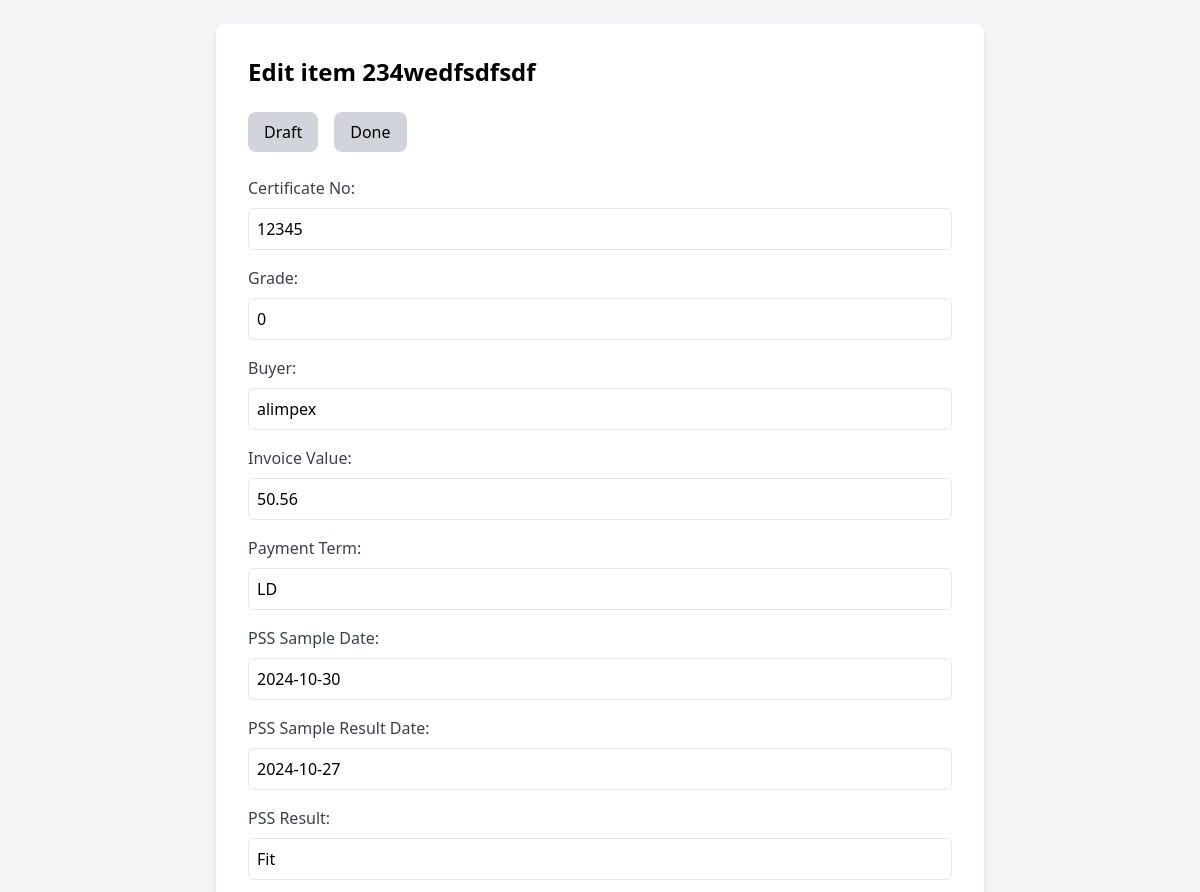
/edit/234wedfsdfsdf (upper part), run on an earlier commit of the app's database.
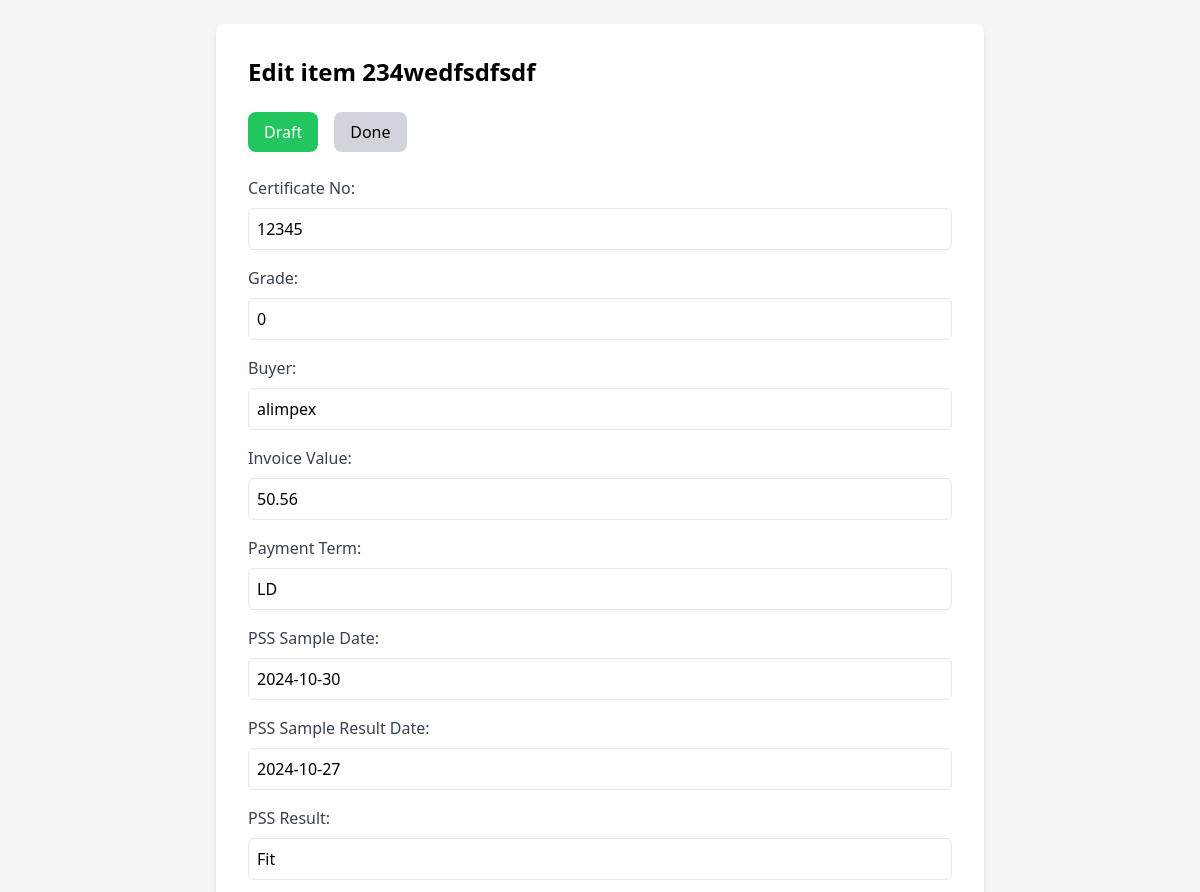
And on a later commit of the database.
### app.py (the view, shortened to what this page needs)
@app.route('/edit/<string:contract_no>', methods=['GET', 'POST'])
def edit_item(contract_no):
    form_data = FormData.query.filter_by(contract_no=contract_no).first()
    return render_template('edit_form.html', form_data=form_data)

### templates/edit_form.html (shortened to what this page needs)
<!DOCTYPE html>
<html lang="en">
<head>
    <script src="https://cdn.tailwindcss.com"></script>
</head>
<body class="bg-gray-100 p-6">
    <form method="POST" enctype="multipart/form-data" class="max-w-3xl mx-auto bg-white p-8 rounded-lg shadow-md">
        <h2 class="text-2xl font-bold mb-6">Edit item {{form_data.contract_no}}</h2>
        <div class="flex mb-6">
            <div class="cursor-pointer px-4 py-2 rounded-lg text-center mr-4 {{ 'bg-green-500 text-white' if form_data.status == 'Draft' else 'bg-gray-300' }}" id="draft-status" onclick="setStatus('Draft')">
                Draft
            </div>
            <div class="cursor-pointer px-4 py-2 rounded-lg text-center {{ 'bg-green-500 text-white' if form_data.status == 'Done' else 'bg-gray-300' }}" id="done-status" onclick="setStatus('Done')">
                Done
            </div>
        </div>
        <div class="grid grid-cols-1 gap-4">
            <div>
                <label for="cert_no" class="block font-medium text-gray-700">Certificate No:</label>
                <input type="text" name="cert_no" value="{{ form_data.cert_no }}" class="w-full mt-2 p-2 border rounded-md" required>
            </div>
            <div>
                <label for="grade" class="block font-medium text-gray-700">Grade:</label>
                <input type="text" name="grade" value="{{ form_data.grade }}" class="w-full mt-2 p-2 border rounded-md" required>
            </div>
            <div>
                <label for="buyer" class="block font-medium text-gray-700">Buyer:</label>
                <input type="text" name="buyer" value="{{ form_data.buyer }}" class="w-full mt-2 p-2 border rounded-md" required>
            </div>
            <div>
                <label for="invoice_value" class="block font-medium text-gray-700">Invoice Value:</label>
                <input type="number" name="invoice_value" value="{{ form_data.invoice_value }}" class="w-full mt-2 p-2 border rounded-md" required>
            </div>
            <div>
                <label for="payment_term" class="block font-medium text-gray-700">Payment Term:</label>
                <input type="text" name="payment_term" value="{{ form_data.payment_term }}" class="w-full mt-2 p-2 border rounded-md" required>
            </div>
            <div>
                <label for="pss_sample_date" class="block font-medium text-gray-700">PSS Sample Date:</label>
                <input type="text" name="pss_sample_date" value="{{ form_data.pss_sample_date }}" class="w-full mt-2 p-2 border rounded-md" required>
            </div>
            <div>
                <label for="pss_sample_result_date" class="block font-medium text-gray-700">PSS Sample Result Date:</label>
                <input type="text" name="pss_sample_result_date" value="{{ form_data.pss_sample_result_date }}" class="w-full mt-2 p-2 border rounded-md" required>
            </div>
            <div>
                <label for="pss_result" class="block font-medium text-gray-700">PSS Result:</label>
                <input type="text" name="pss_result" value="{{ form_data.pss_result }}" class="w-full mt-2 p-2 border rounded-md" required>
            </div>
        </div>
    </form>
</body>
</html>

What changed in the data, as far as the page shows it:
changed FormData "234wedfsdfsdf": status "Expired" → "Draft" (drawn)
